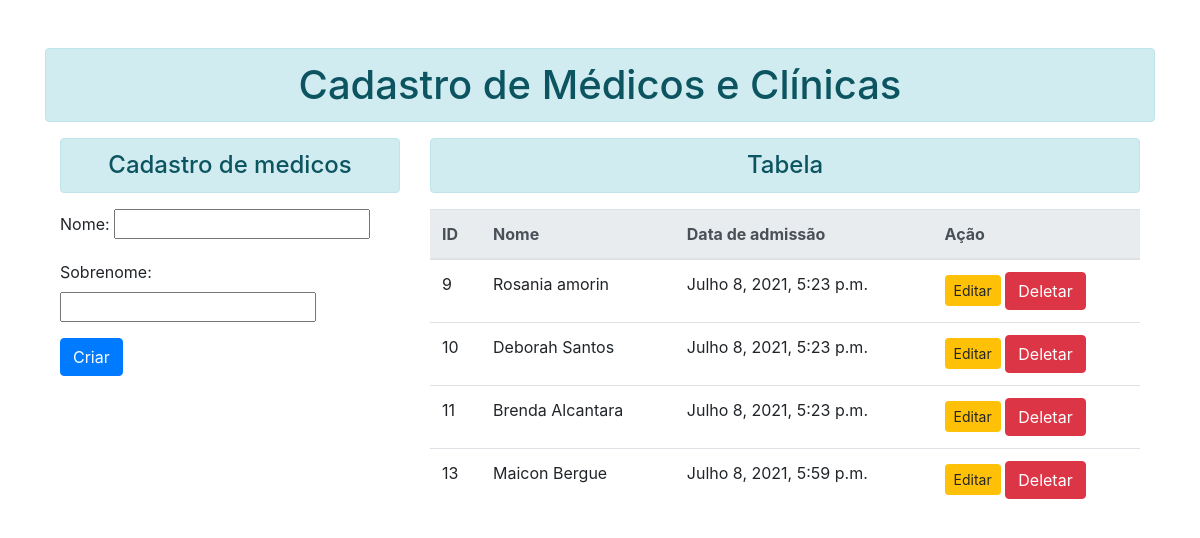
The page /cadastro-de-medico on the database as committed earlier.
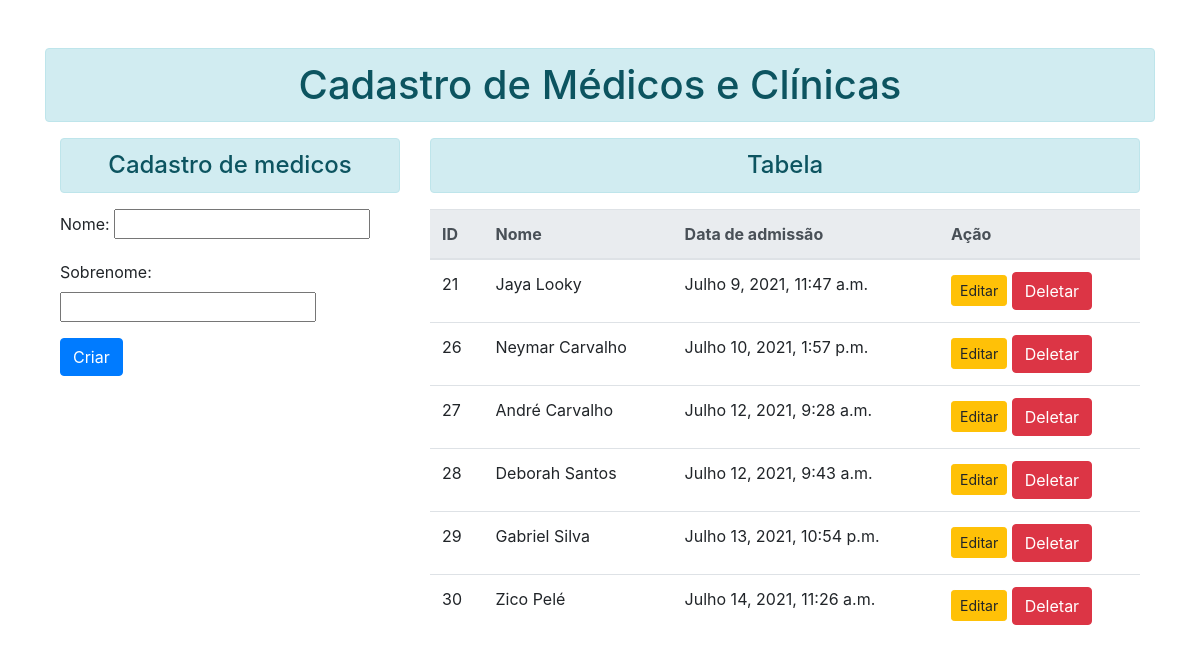
The same page on the database as committed later.
### myapp/models.py (models this page shows, shortened)
class Medico(models.Model):
    nome = models.CharField(max_length=45, blank=False, null=False)
    sobrenome = models.CharField(max_length=30, blank=False, null=False)
    data_de_admissao = models.DateTimeField(auto_now_add=True)

### myapp/views.py (the view)
# urls.py: path('cadastro-de-medico', views.cadastro_de_medicos, name='cadastro-de-medico'),
def cadastro_de_medicos(request):
    listar = Medico.objects.all()
    if request.method == 'POST':
        form = MedicoForms(request.POST)
        if form.is_valid():
            form.save()
    else:
        form = MedicoForms()
    return render(request, 'html/cadastro.html', {'form': form, 'listar': listar})

### myapp/forms.py
class MedicoForms(forms.ModelForm):
    class Meta:
        model = Medico
        fields = ['nome','sobrenome']

### myapp/templates/html/cadastro.html (shortened to what this page needs)
{% extends "base.html" %}
{% block content %}
    <div class="container">
        <div class="row">
        <div class="col">
            <h4 class="text-center alert alert-info">Cadastro de medicos</h4>
            <form method="post">{% csrf_token %}
                <div class="form-group">
                {{form.as_p}}
                </div>
                <button type="submit" class="btn btn-primary">Criar</button>
            </form>
        </div>
    <div class="col-sm-8">
    <h4 class="text-center alert alert-info">Tabela</h4>
    {% if listar %}
    <div>
    <table class="table table-hover">
        <thead class="thead-light">
            <tr>
                <th scope='col'>ID</th>
                <th scope="col">Nome</th>
                <th scope="col">Data de admissão</th>
                <th scope="col">Ação</th>
            </tr>
            </thead>
            <tbody>
                {% for item in listar %}
                    <tr>
                    <td>{{item.id}}</td>
                    <td>{{item.nome}} {{item.sobrenome}}</td>
                    <td>{{item.data_de_admissao}}</td>
                    <td>
                        <a href="{% url 'editar' item.id%}"class="btn btn-warning btn-sm">Editar</a>
                        <form action="{% url 'deletar' item.id %}" method="post" class="d-inline">{% csrf_token %}
                            <input type="submit" class="btn btn-danger" value="Deletar">
                        </form>
                    </td>
                    </tr>
                {% endfor %}
            </tbody>
        </table>
      </div>
      {% endif %}
    </div>
    </div>
    </div>
{% endblock content %}

Rows that differ between the two databases and show on the page:
removed Medico: id "9", nome "Rosania", sobrenome "amorin", data_de_admissao "Julho 8, 2021, 5:23 p.m."
removed Medico: id "10", nome "Deborah", sobrenome "Santos", data_de_admissao "Julho 8, 2021, 5:23 p.m."
removed Medico: id "11", nome "Brenda", sobrenome "Alcantara", data_de_admissao "Julho 8, 2021, 5:23 p.m."
removed Medico: id "13", nome "Maicon", sobrenome "Bergue", data_de_admissao "Julho 8, 2021, 5:59 p.m."
added Medico: id "21", nome "Jaya", sobrenome "Looky", data_de_admissao "Julho 9, 2021, 11:47 a.m."
added Medico: id "26", nome "Neymar", sobrenome "Carvalho", data_de_admissao "Julho 10, 2021, 1:57 p.m."
added Medico: id "27", nome "André", sobrenome "Carvalho", data_de_admissao "Julho 12, 2021, 9:28 a.m."
added Medico: id "28", nome "Deborah", sobrenome "Santos", data_de_admissao "Julho 12, 2021, 9:43 a.m."
added Medico: id "29", nome "Gabriel", sobrenome "Silva", data_de_admissao "Julho 13, 2021, 10:54 p.m."
added Medico: id "30", nome "Zico", sobrenome "Pelé", data_de_admissao "Julho 14, 2021, 11:26 a.m."
